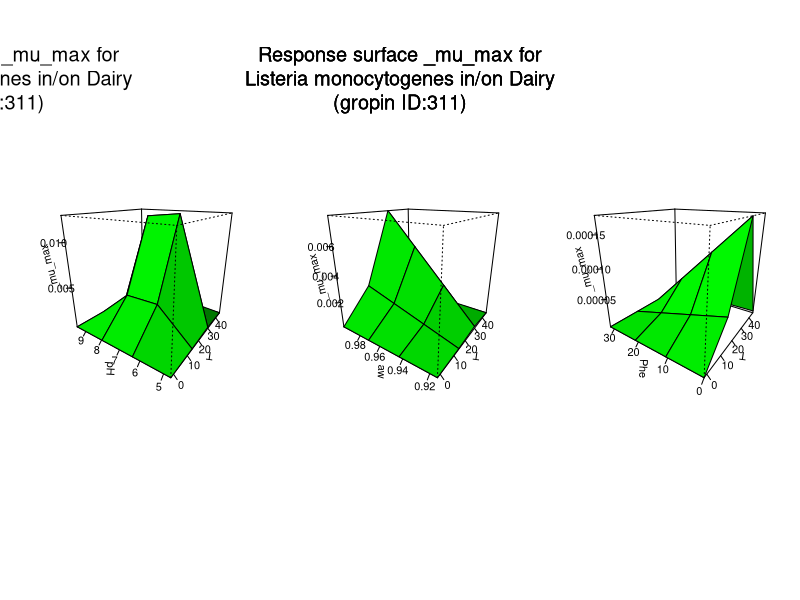

Reproduce this figure in R.
#############################
# start of Parameter script
#############################
T <- seq(-1.71171,45.4545454545455,length.out=4)
pH <- seq(4.72472,9.6003996003996,length.out=4)
aw <- seq(0.914914,0.999000999000999,length.out=4)
Phe <- seq(0,31.7682317682318,length.out=4)
NaNO2 <- seq(0,24.8751248751249,length.out=4)
CO2 <- seq(0,3.02697302697303,length.out=4)
#############################
# end of Parameter script
#############################
############################# 
# start of Model script Gropin ID 311 
#############################
 
# constant coefficients for this model
 
variables <- data.frame(T,pH,aw,Phe,NaNO2,CO2)
argumentsPar <- unique.data.frame(expand.grid(variables))
 
# heart of the model
response_surface <- function(T,pH,aw,Phe,NaNO2,CO2) {
   mumax <-0.742*(((T-45.5)*((T+1.72)^2))/((37+1.72)*((37+1.72)*(T-37)-(37-45.5)*(37-1.72-2*T))))*(((pH-9.61)*(pH-4.71))/(((7.1-4.71)*(pH-7.1))-((7.1-9.61)*(4.71-pH))))*((aw-0.913)/(0.997-0.913))*(1-(NaNO2/25))*(1-(Phe/31.9))*(1-(CO2/3.04))

	return(mumax=mumax)
} 

# output parameters
responseSurface <- cbind(argumentsPar,response_surface(argumentsPar['T'],argumentsPar['pH'],argumentsPar['aw'],argumentsPar['Phe'],argumentsPar['NaNO2'],argumentsPar['CO2']))
colnames(responseSurface) <- c(colnames(argumentsPar),'mumax')
#############################
# End of Model script
#############################
############################# 
# start of Visualisation script Gropin ID 311 
#############################
titleText <-'Response surface _mu_max for
Listeria monocytogenes in/on Dairy
(gropin ID:311)'
argPar1 <- unique.data.frame(expand.grid(T,pH))
argPar2 <- unique.data.frame(expand.grid(T,aw))
argPar3 <- unique.data.frame(expand.grid(T,Phe))
z1 <- matrix(unlist(response_surface(T = argPar1[1],pH = argPar1[2],aw = aw[1],Phe = Phe[1],NaNO2 = NaNO2[1],CO2 = CO2[1])),nrow=4)
z2 <- matrix(unlist(response_surface(T = argPar2[1],aw = argPar2[2],pH = pH[1],Phe = Phe[1],NaNO2 = NaNO2[1],CO2 = CO2[1])),nrow=4)
z3 <- matrix(unlist(response_surface(T = argPar3[1],Phe = argPar3[2],pH = pH[1],aw = aw[1],NaNO2 = NaNO2[1],CO2 = CO2[1])),nrow=4)
# adding precaution if response surface is zero
myZLim1 <- range(z1)
if(myZLim1[1] == myZLim1[2]) myZLim1[2] <- myZLim1[2]+1
myZLim2 <- range(z2)
if(myZLim2[1] == myZLim2[2]) myZLim2[2] <- myZLim2[2]+1
myZLim3 <- range(z3)
if(myZLim3[1] == myZLim3[2]) myZLim3[2] <- myZLim3[2]+1
if(length(T)>1 & length(pH)>1 & length(aw)>1 & length(Phe)>1 & length(NaNO2)>1 & length(CO2)>1) {
	par(mfrow = c(1,3))
	persp(T,pH,z1,col = 'green',xlab='T',ylab='pH',zlab='_mu_max',zlim=myZLim1,theta=305,phi=20,shade=0.25,ticktype = 'detailed')
	persp(T,aw,z2,col = 'green',xlab='T',ylab='aw',zlab='_mu_max',zlim=myZLim2,theta=305,phi=20,shade=0.25,ticktype = 'detailed')
	persp(T,Phe,z3,col = 'green',xlab='T',ylab='Phe',zlab='_mu_max',zlim=myZLim3,theta=305,phi=20,shade=0.25,ticktype = 'detailed')
	mtext(titleText,outer=T,  cex=1.2, line=-8.5, side=3)
} else {
		myPars <- unique.data.frame(expand.grid(T,pH,aw,Phe,NaNO2,CO2))
		myZ <-matrix(unlist(response_surface(myPars[,1],myPars[,2],myPars[,3],myPars[,4],myPars[,5],myPars[,6])),nrow=4)
		myZLim <- range(myZ)
if(myZLim[1] == myZLim[2]) myZLim[2] <- myZLim[2]+1
	if(length(aw)==1 & length(Phe)==1 & length(NaNO2)==1 & length(CO2)==1) {
		persp(T,pH,myZ,col = 'green',xlab='T',ylab='pH',zlab='_mu_max',main=titleText,sub=paste('other variable: aw =',round(aw,digits = 2), 'Phe =',round(Phe,digits = 2), 'NaNO2 =',round(NaNO2,digits = 2), 'CO2 =',round(CO2,digits = 2)),zlim=myZLim,theta=305,phi=20,shade=0.25,ticktype = 'detailed')
	}
	if(length(pH)==1 & length(Phe)==1 & length(NaNO2)==1 & length(CO2)==1) {
		persp(T,aw,myZ,col = 'green',xlab='T',ylab='aw',zlab='_mu_max',main=titleText,sub=paste('other variable: pH =',round(pH,digits = 2), 'Phe =',round(Phe,digits = 2), 'NaNO2 =',round(NaNO2,digits = 2), 'CO2 =',round(CO2,digits = 2)),zlim=myZLim,theta=305,phi=20,shade=0.25,ticktype = 'detailed')
	}
	if(length(pH)==1 & length(aw)==1 & length(NaNO2)==1 & length(CO2)==1) {
		persp(T,Phe,myZ,col = 'green',xlab='T',ylab='Phe',zlab='_mu_max',main=titleText,sub=paste('other variable: pH =',round(pH,digits = 2), 'aw =',round(aw,digits = 2), 'NaNO2 =',round(NaNO2,digits = 2), 'CO2 =',round(CO2,digits = 2)),zlim=myZLim,theta=305,phi=20,shade=0.25,ticktype = 'detailed')
	}
	if(length(pH)==1 & length(aw)==1 & length(Phe)==1 & length(CO2)==1) {
		persp(T,NaNO2,myZ,col = 'green',xlab='T',ylab='NaNO2',zlab='_mu_max',main=titleText,sub=paste('other variable: pH =',round(pH,digits = 2), 'aw =',round(aw,digits = 2), 'Phe =',round(Phe,digits = 2), 'CO2 =',round(CO2,digits = 2)),zlim=myZLim,theta=305,phi=20,shade=0.25,ticktype = 'detailed')
	}
	if(length(pH)==1 & length(aw)==1 & length(Phe)==1 & length(NaNO2)==1) {
		persp(T,CO2,myZ,col = 'green',xlab='T',ylab='CO2',zlab='_mu_max',main=titleText,sub=paste('other variable: pH =',round(pH,digits = 2), 'aw =',round(aw,digits = 2), 'Phe =',round(Phe,digits = 2), 'NaNO2 =',round(NaNO2,digits = 2)),zlim=myZLim,theta=305,phi=20,shade=0.25,ticktype = 'detailed')
	}
	if(length(T)==1 & length(Phe)==1 & length(NaNO2)==1 & length(CO2)==1) {
		persp(pH,aw,myZ,col = 'green',xlab='pH',ylab='aw',zlab='_mu_max',main=titleText,sub=paste('other variable: T =',round(T,digits = 2), 'Phe =',round(Phe,digits = 2), 'NaNO2 =',round(NaNO2,digits = 2), 'CO2 =',round(CO2,digits = 2)),zlim=myZLim,theta=305,phi=20,shade=0.25,ticktype = 'detailed')
	}
	if(length(T)==1 & length(aw)==1 & length(NaNO2)==1 & length(CO2)==1) {
		persp(pH,Phe,myZ,col = 'green',xlab='pH',ylab='Phe',zlab='_mu_max',main=titleText,sub=paste('other variable: T =',round(T,digits = 2), 'aw =',round(aw,digits = 2), 'NaNO2 =',round(NaNO2,digits = 2), 'CO2 =',round(CO2,digits = 2)),zlim=myZLim,theta=305,phi=20,shade=0.25,ticktype = 'detailed')
	}
	if(length(T)==1 & length(aw)==1 & length(Phe)==1 & length(CO2)==1) {
		persp(pH,NaNO2,myZ,col = 'green',xlab='pH',ylab='NaNO2',zlab='_mu_max',main=titleText,sub=paste('other variable: T =',round(T,digits = 2), 'aw =',round(aw,digits = 2), 'Phe =',round(Phe,digits = 2), 'CO2 =',round(CO2,digits = 2)),zlim=myZLim,theta=305,phi=20,shade=0.25,ticktype = 'detailed')
	}
	if(length(T)==1 & length(aw)==1 & length(Phe)==1 & length(NaNO2)==1) {
		persp(pH,CO2,myZ,col = 'green',xlab='pH',ylab='CO2',zlab='_mu_max',main=titleText,sub=paste('other variable: T =',round(T,digits = 2), 'aw =',round(aw,digits = 2), 'Phe =',round(Phe,digits = 2), 'NaNO2 =',round(NaNO2,digits = 2)),zlim=myZLim,theta=305,phi=20,shade=0.25,ticktype = 'detailed')
	}
	if(length(T)==1 & length(pH)==1 & length(NaNO2)==1 & length(CO2)==1) {
		persp(aw,Phe,myZ,col = 'green',xlab='aw',ylab='Phe',zlab='_mu_max',main=titleText,sub=paste('other variable: T =',round(T,digits = 2), 'pH =',round(pH,digits = 2), 'NaNO2 =',round(NaNO2,digits = 2), 'CO2 =',round(CO2,digits = 2)),zlim=myZLim,theta=305,phi=20,shade=0.25,ticktype = 'detailed')
	}
	if(length(T)==1 & length(pH)==1 & length(Phe)==1 & length(CO2)==1) {
		persp(aw,NaNO2,myZ,col = 'green',xlab='aw',ylab='NaNO2',zlab='_mu_max',main=titleText,sub=paste('other variable: T =',round(T,digits = 2), 'pH =',round(pH,digits = 2), 'Phe =',round(Phe,digits = 2), 'CO2 =',round(CO2,digits = 2)),zlim=myZLim,theta=305,phi=20,shade=0.25,ticktype = 'detailed')
	}
	if(length(T)==1 & length(pH)==1 & length(Phe)==1 & length(NaNO2)==1) {
		persp(aw,CO2,myZ,col = 'green',xlab='aw',ylab='CO2',zlab='_mu_max',main=titleText,sub=paste('other variable: T =',round(T,digits = 2), 'pH =',round(pH,digits = 2), 'Phe =',round(Phe,digits = 2), 'NaNO2 =',round(NaNO2,digits = 2)),zlim=myZLim,theta=305,phi=20,shade=0.25,ticktype = 'detailed')
	}
	if(length(T)==1 & length(pH)==1 & length(aw)==1 & length(CO2)==1) {
		persp(Phe,NaNO2,myZ,col = 'green',xlab='Phe',ylab='NaNO2',zlab='_mu_max',main=titleText,sub=paste('other variable: T =',round(T,digits = 2), 'pH =',round(pH,digits = 2), 'aw =',round(aw,digits = 2), 'CO2 =',round(CO2,digits = 2)),zlim=myZLim,theta=305,phi=20,shade=0.25,ticktype = 'detailed')
	}
	if(length(T)==1 & length(pH)==1 & length(aw)==1 & length(NaNO2)==1) {
		persp(Phe,CO2,myZ,col = 'green',xlab='Phe',ylab='CO2',zlab='_mu_max',main=titleText,sub=paste('other variable: T =',round(T,digits = 2), 'pH =',round(pH,digits = 2), 'aw =',round(aw,digits = 2), 'NaNO2 =',round(NaNO2,digits = 2)),zlim=myZLim,theta=305,phi=20,shade=0.25,ticktype = 'detailed')
	}
	if(length(T)==1 & length(pH)==1 & length(aw)==1 & length(Phe)==1) {
		persp(NaNO2,CO2,myZ,col = 'green',xlab='NaNO2',ylab='CO2',zlab='_mu_max',main=titleText,sub=paste('other variable: T =',round(T,digits = 2), 'pH =',round(pH,digits = 2), 'aw =',round(aw,digits = 2), 'Phe =',round(Phe,digits = 2)),zlim=myZLim,theta=305,phi=20,shade=0.25,ticktype = 'detailed')
	}
}
#############################
# End of Visualisation script
#############################
